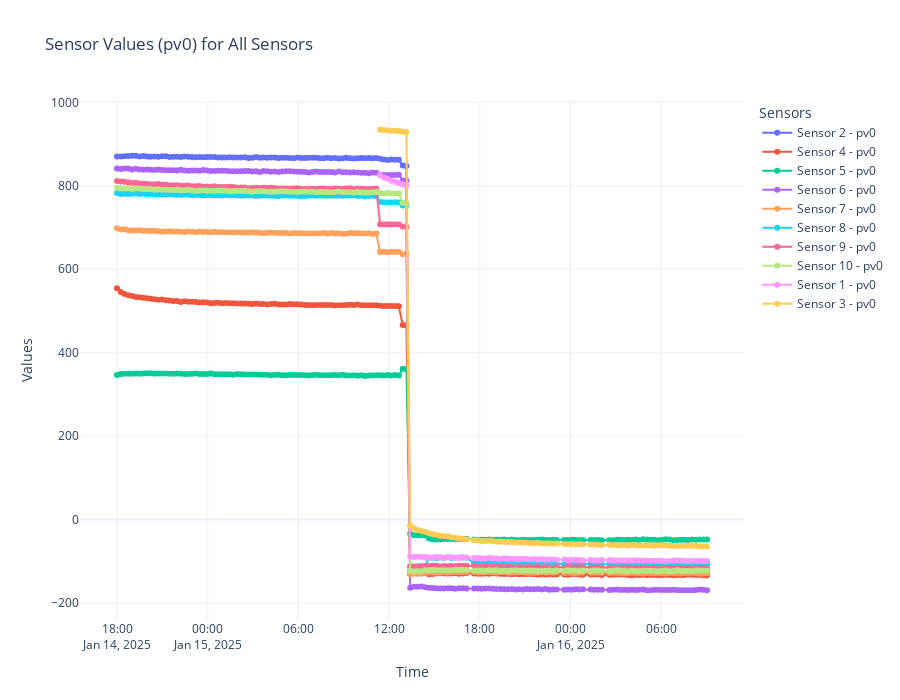

The cell this chart's notebook holds for it:
### Code cell
# Create a Plotly figure for pv0
fig_pv0 = go.Figure()

# Iterate over each sensor
sensors = df['sensor'].unique()
for sensor in sensors:
    # Filter data for the current sensor
    sensor_data = df[df['sensor'] == sensor]

    # Add pv0 line for the sensor
    fig_pv0.add_trace(go.Scatter(
        x=sensor_data['time'],
        y=sensor_data['pv0'],
        mode='lines+markers',
        name=f"Sensor {sensor} - pv0"
    ))

# Update layout
fig_pv0.update_layout(
    title="Sensor Values (pv0) for All Sensors",
    xaxis_title="Time",
    yaxis_title="Values",
    legend_title="Sensors",
    template="plotly_white",
    height=700
)

# Show the plot
fig_pv0.show()
